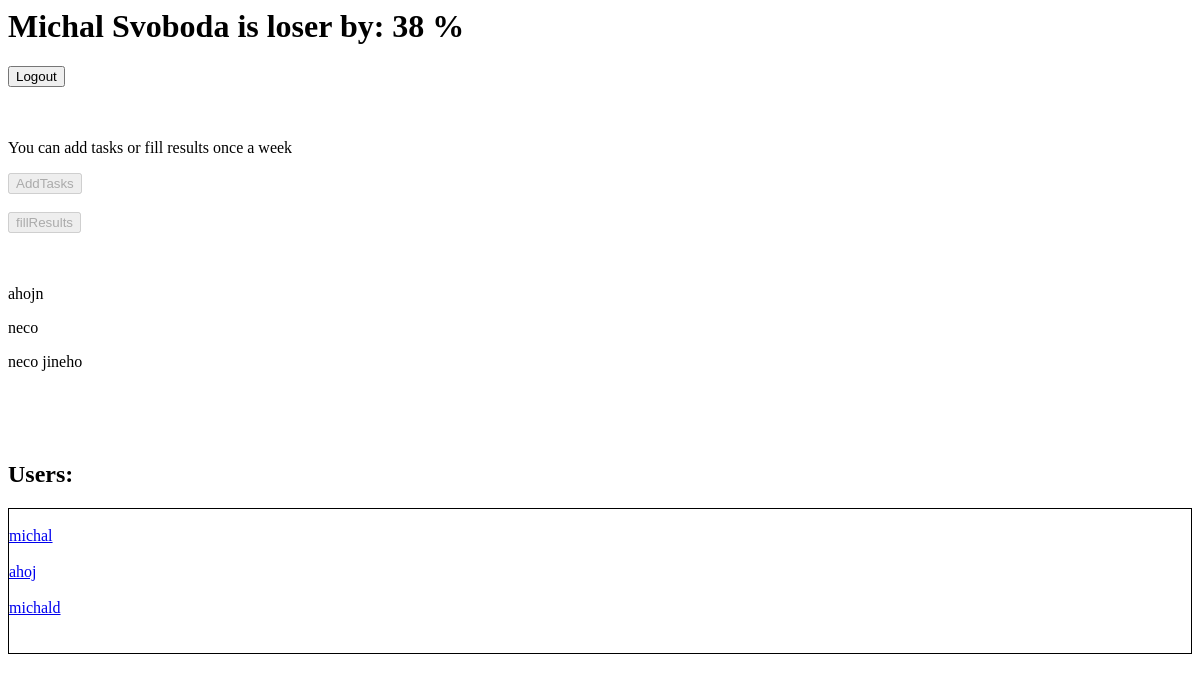
The app's page / (signed in), older data.
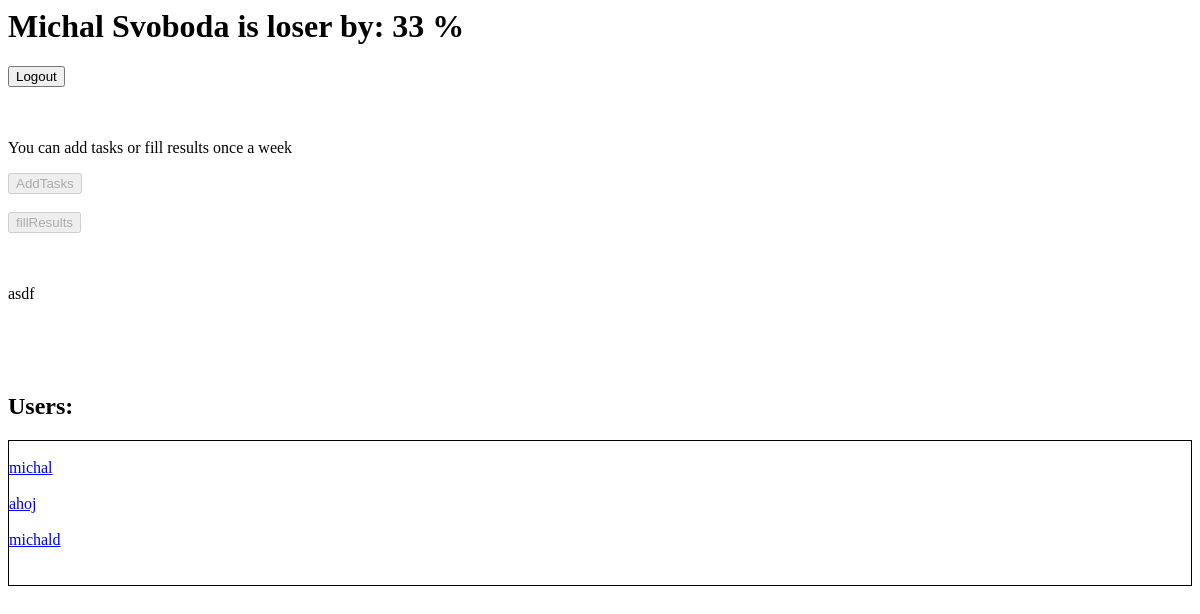
The same page, newer data.
### Metr/models.py (models this page shows)
class Task(models.Model):
    owner = models.CharField(max_length=50, null=True)
    name = models.CharField(max_length=250)
    compleated = models.IntegerField(validators=[MinValueValidator(0), MaxValueValidator(100)])
    public = models.BooleanField(default=True)

### Metr/views.py (the view)
# urls.py: path('', views.index, name='index'),
def index(request):
    if request.user.is_authenticated == False:
        return redirect("Login")
    tasks = Task.objects.filter(owner=request.user)
    loserData = LoserValue.objects.filter(owner=request.user)
    users = User.objects.all()
    if len(loserData) == 0:
        return render(request, "metr/list.html", {"totalLoser": 100, "showAddTask": canI(request.user, False), "showFillResults": canI(request.user, True), "users": users, "tasks": tasks})
    totalLoser = loserData[0].value
    return render(request, "metr/list.html", {"totalLoser": totalLoser, "showAddTask": canI(request.user, False), "showFillResults": canI(request.user, True), "users": users, "tasks": tasks})

### Metr/views.py (called while the page is built)
def canI(name, fill: bool):
    loserList = LoserValue.objects.filter(owner=name)
    if len(loserList) == 0:
        if fill == False:
            return True
        else:
            return False
    else:
        value = loserList[0].lastFill
        if fill == True:
            return not value
        else:
            return value

### LoserMetr/Metr/templates/metr/list.html (shortened to what this page needs)
<h1>Michal Svoboda is loser by: {{totalLoser}} %</h1>
{% if user.is_authenticated %}
<button onclick='location.href=location.href + "logout";'>Logout</button>
{% else %}
<button onclick='location.href=location.href + "register"'>Register</button>
{%endif%}
<p id="warning"></p>
<button id="addTaskBut" onclick="Redirect({% url 'addTasks' %})">AddTasks</button>
<button id="fillResultsBut" onclick="Redirect({% url 'fillResults' %})">fillResults</button>
{% for task in tasks %}
	<p>{{task.name}}</p>
{% endfor %}
<h2>Users:</h2>
<div style="border:1px solid black;">
	{% for user in users %}
		<a href="{% url 'User' username=user%}">{{user}}</a>
	{% endfor %}
</div>

Row changes from the older to the newer data that the page shows:
removed Task: name "ahojn"
removed Task: name "neco"
removed Task: name "neco jineho"
added Task: name "asdf"
Text that changed along with them:
{{ totalLoser }}: "38" → "33"
